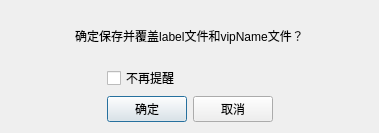
<?xml version="1.0" encoding="UTF-8"?>
<ui version="4.0">
 <class>QuestionDialog</class>
 <widget class="QDialog" name="QuestionDialog">
  <property name="geometry">
   <rect>
    <x>0</x>
    <y>0</y>
    <width>379</width>
    <height>133</height>
   </rect>
  </property>
  <property name="windowTitle">
   <string>Dialog</string>
  </property>
  <layout class="QVBoxLayout" name="verticalLayout_2">
   <item>
    <widget class="QLabel" name="label">
     <property name="sizePolicy">
      <sizepolicy hsizetype="Preferred" vsizetype="Expanding">
       <horstretch>0</horstretch>
       <verstretch>0</verstretch>
      </sizepolicy>
     </property>
     <property name="text">
      <string>确定保存并覆盖label文件和vipName文件？</string>
     </property>
     <property name="alignment">
      <set>Qt::AlignCenter</set>
     </property>
     <property name="wordWrap">
      <bool>true</bool>
     </property>
    </widget>
   </item>
   <item>
    <layout class="QHBoxLayout" name="horizontalLayout_2">
     <item>
      <spacer name="horizontalSpacer">
       <property name="orientation">
        <enum>Qt::Horizontal</enum>
       </property>
       <property name="sizeHint" stdset="0">
        <size>
         <width>40</width>
         <height>20</height>
        </size>
       </property>
      </spacer>
     </item>
     <item>
      <layout class="QVBoxLayout" name="verticalLayout">
       <item>
        <widget class="QCheckBox" name="checkBox">
         <property name="text">
          <string>不再提醒</string>
         </property>
        </widget>
       </item>
       <item>
        <layout class="QHBoxLayout" name="horizontalLayout">
         <item>
          <widget class="QPushButton" name="pushButtonOk">
           <property name="text">
            <string>确定</string>
           </property>
          </widget>
         </item>
         <item>
          <widget class="QPushButton" name="pushButtonCancel">
           <property name="text">
            <string>取消</string>
           </property>
          </widget>
         </item>
        </layout>
       </item>
      </layout>
     </item>
     <item>
      <spacer name="horizontalSpacer_2">
       <property name="orientation">
        <enum>Qt::Horizontal</enum>
       </property>
       <property name="sizeHint" stdset="0">
        <size>
         <width>40</width>
         <height>20</height>
        </size>
       </property>
      </spacer>
     </item>
    </layout>
   </item>
  </layout>
 </widget>
 <resources/>
 <connections/>
</ui>
